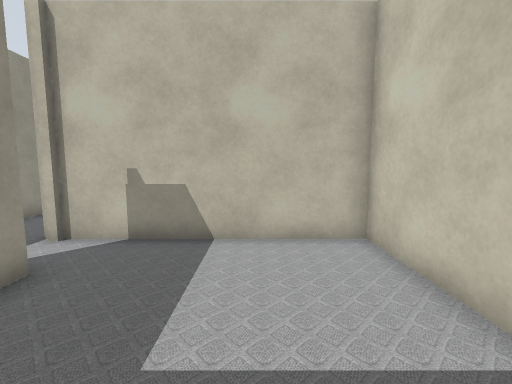
View 1 (above)

16 first-person views from a walk through a world built for the Gazebo simulator. The camera is 0.94 m above the floor, tilts 6° down and sees 90° across. Floor lines are 1 m apart. The floor is counted in squares, 0.5 m on a side. Each view is taken from the middle of a square. On the plan, view 1 faces up. The plan holds only what a view shows up to about 15 squares ahead; the rest is blank. The place goes on beyond the plan.

View 2
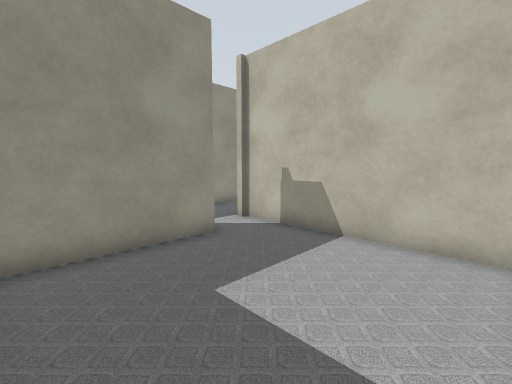

View 3
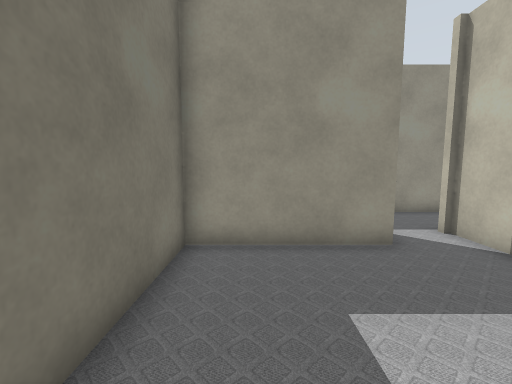

View 4
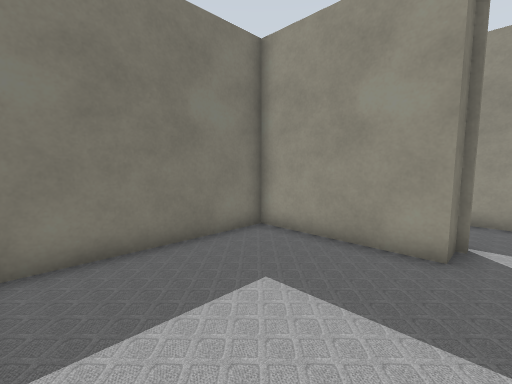

View 5
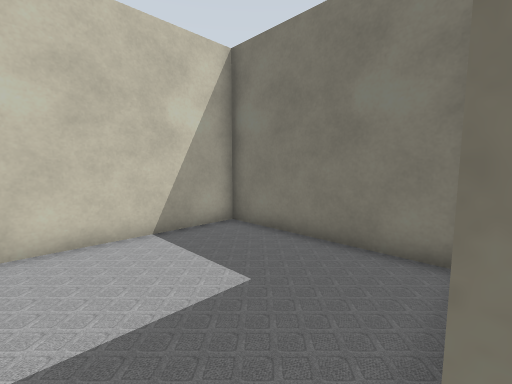

View 6
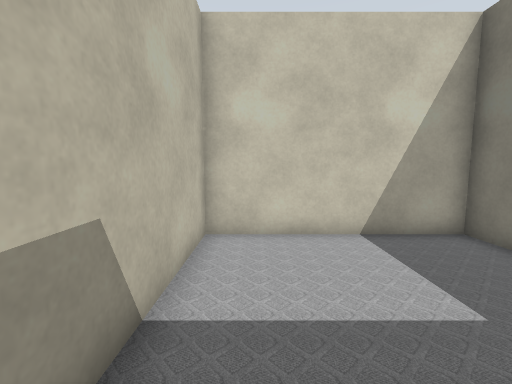

View 7
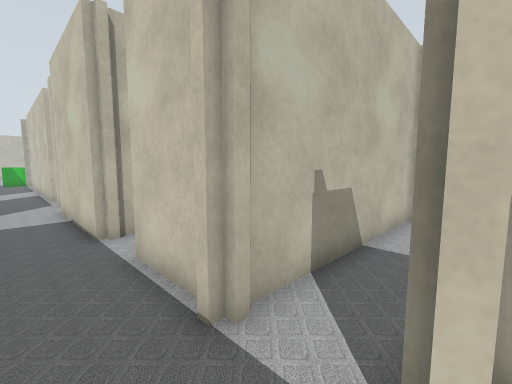

View 8
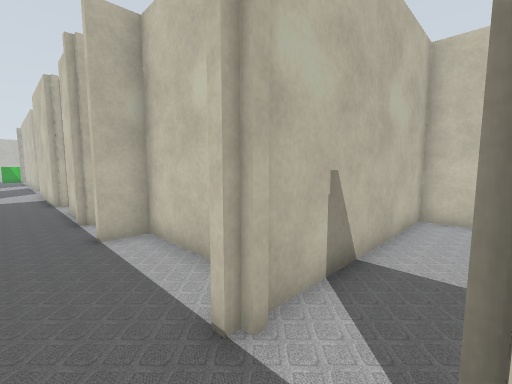

View 9
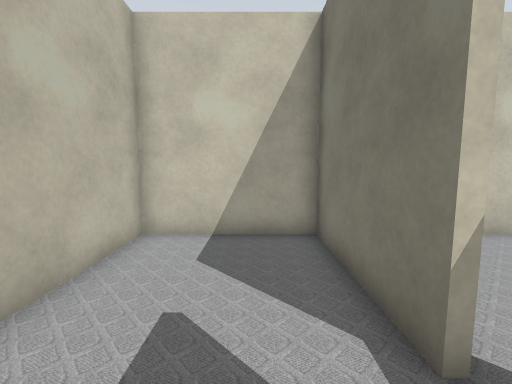

View 10
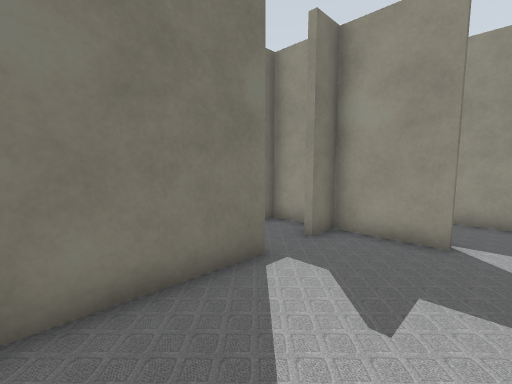

View 11
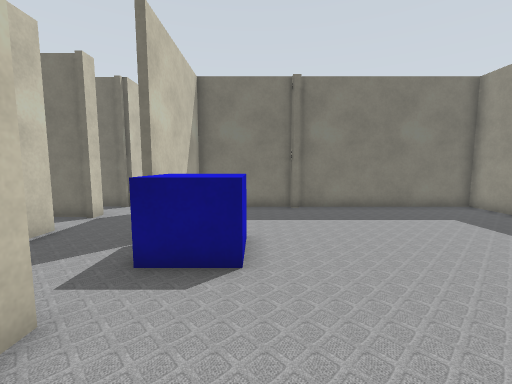

View 12
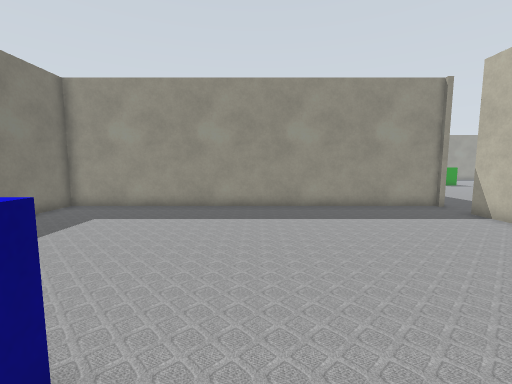

View 13
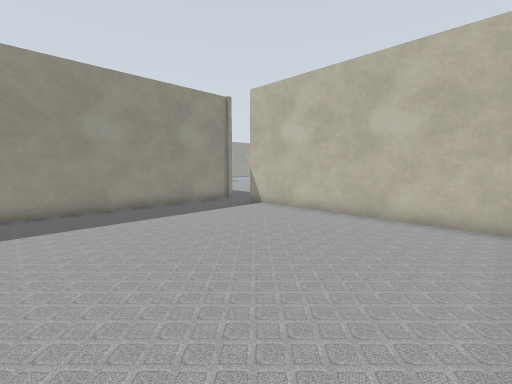

View 14
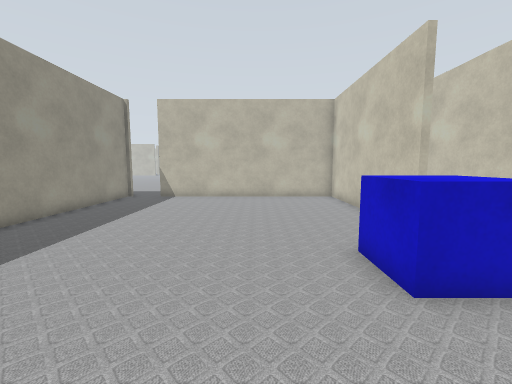

View 15
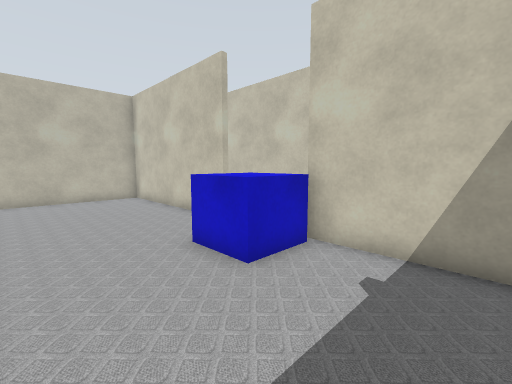

View 16
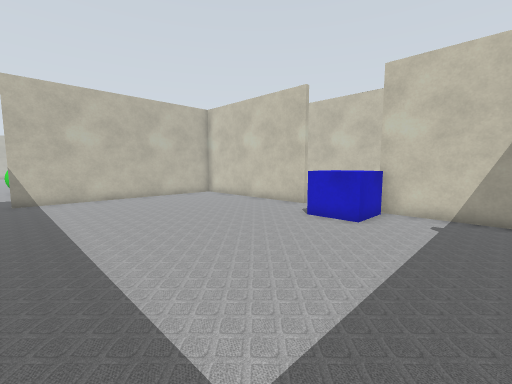

### Floor plan
Ten units are one square. View 1 is at (0, 0); x grows to the right and y downward. Boxes are objects, and circles mark ways between rooms. Rooms are numbered by the first view taken in them; rooms with no view inside come last. Other rooms are left out.
<svg viewBox="-212 -339 245 400">
<path fill="none" stroke="#000" d="M-50 -42 -39 -42 -39 7 28 7 28 -64 -50 -64M-82 -98 -82 -41M-54 -111 -54 -165M-52 -182 -52 -190M-52 -70 -52 -94M-42 -11 -42 -40 -55 -40M-82 19 -82 32M-20 56 28 56 28 9 -48 9M-49 28 -49 56 -36 56M-84 -251 -84 -333 -188 -333M-130 -168 -125 -168M-126 -165 -84 -165 -84 -218M-207 -334 -207 -165 -129 -165"/>
<rect x="-115" y="-235" width="30" height="30" fill="#bbb"><title>blue box</title></rect>
<circle cx="-45" cy="-50" r="3" fill="#2a7"/>
<circle cx="-50" cy="20" r="3" fill="#2a7"/>
<text x="-10" y="-30">1</text>
<text x="-120" y="-130">2</text>
<text x="-10" y="40">3</text>
<text x="-150" y="-250">4</text>
</svg>
Room 1 opens to room 2. Room 2 opens to room 3.

Where each view was taken, in squares from view 1:
view 1: 0 up, 0 right, facing up
view 2: 0 up, 2 right, facing up-left
view 3: 1 up, 2 right, facing left
view 4: 5 up, 2 right, facing down-left
view 5: 5 up, 4 left, facing down-right
view 6: 5 up, 4 left, facing right
view 7: 4 up, 7 left, facing up-right
view 8: 3 down, 7 left, facing up-right
view 9: 4 down, 4 left, facing right
view 10: 2 down, 2 right, facing down-left
view 11: 28 up, 11 left, facing down
view 12: 25 up, 9 left, facing left
view 13: 24 up, 9 left, facing up-left
view 14: 18 up, 13 left, facing up
view 15: 18 up, 14 left, facing up-right
view 16: 18 up, 19 left, facing up-right
